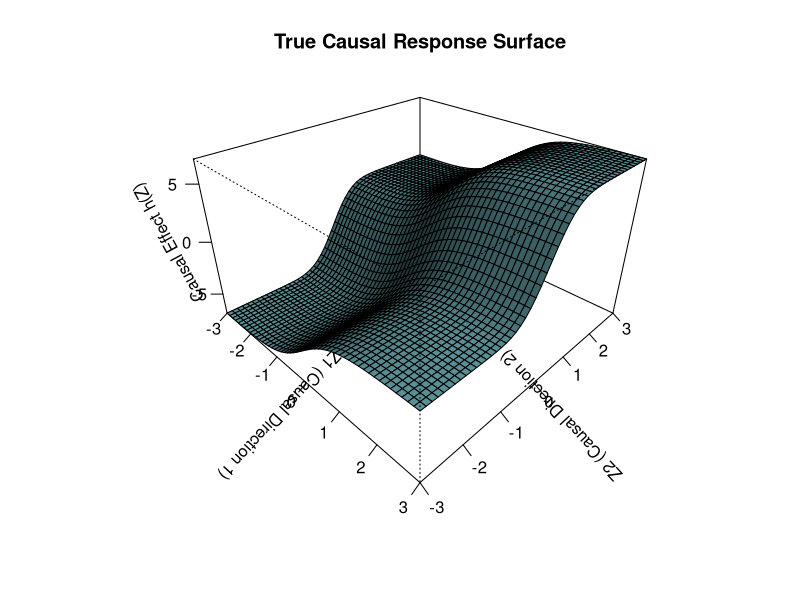

The R script that drew this image:
# 1. Define the true causal mean function
h_Z_fun <- function(Z1, Z2) {
  return( 3 * tanh(Z1) + 8 * (pnorm(2 * Z2) - 0.5) )
}

# 2. Create a grid of values for the structural dimensions Z1 and Z2
# Ranging from -3 to 3 covers the area where both functions level off
z1_vals <- seq(-3, 3, length.out = 50)
z2_vals <- seq(-3, 3, length.out = 50)

# 3. Evaluate the function across the grid
h_Z_grid <- outer(z1_vals, z2_vals, Vectorize(h_Z_fun))

# 4. Generate the static 3D surface plot
persp(x = z1_vals, 
      y = z2_vals, 
      z = h_Z_grid,
      theta = 45, phi = 30, expand = 0.6,
      col = "cadetblue1", ltheta = 120, shade = 0.75,
      ticktype = "detailed",
      xlab = "Z1 (Causal Direction 1)",
      ylab = "Z2 (Causal Direction 2)",
      zlab = "Causal Effect h(Z)",
      main = "True Causal Response Surface")
